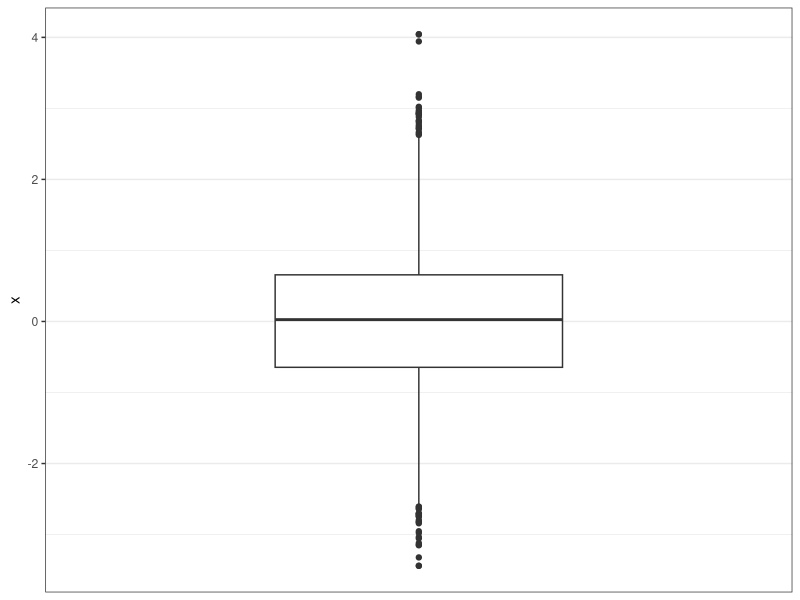
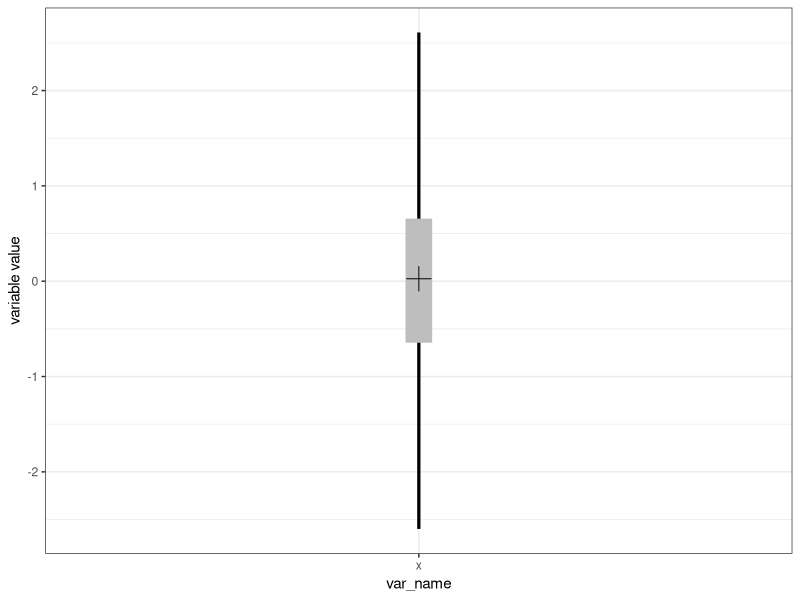
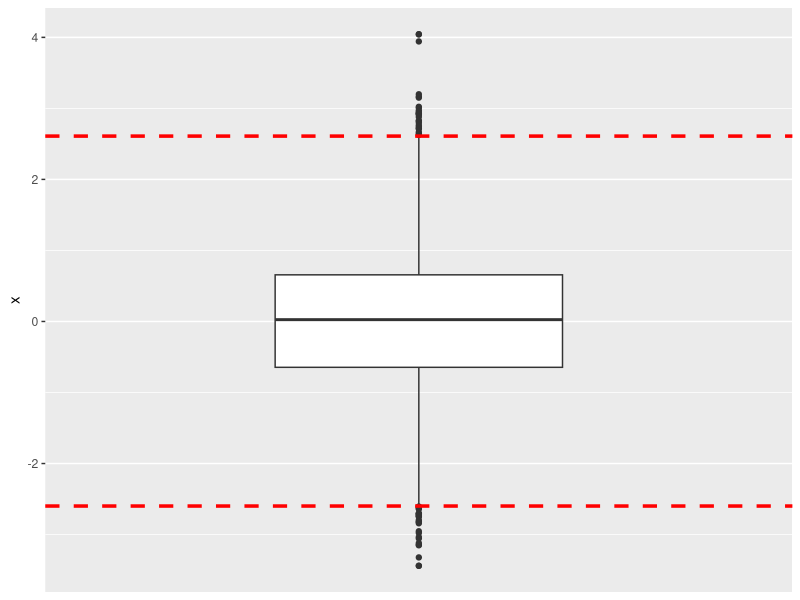
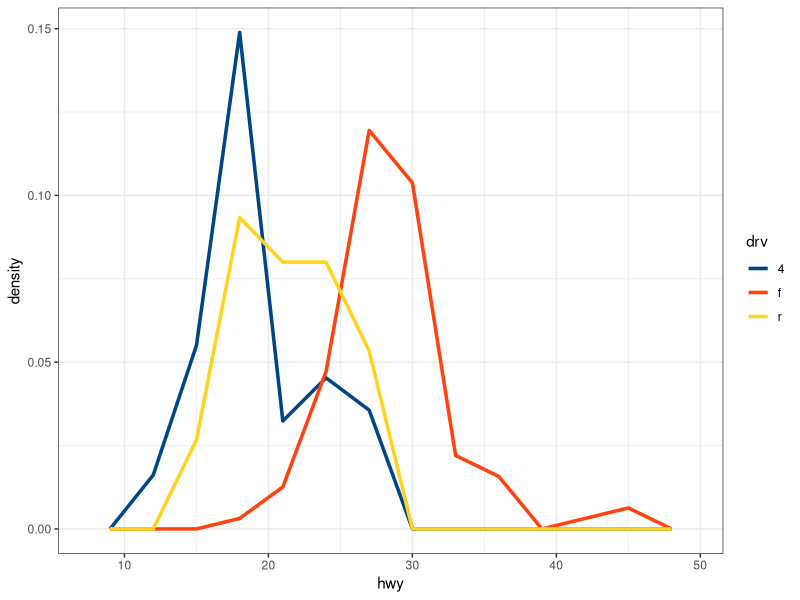
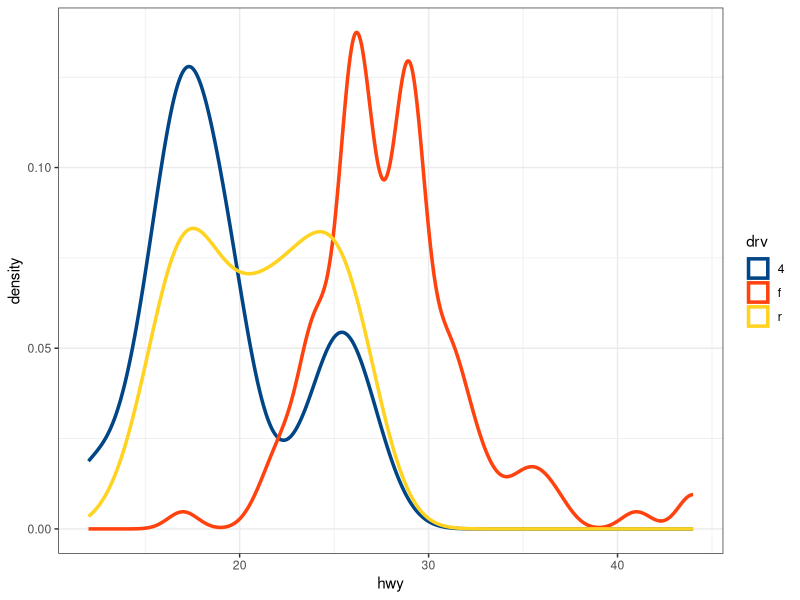
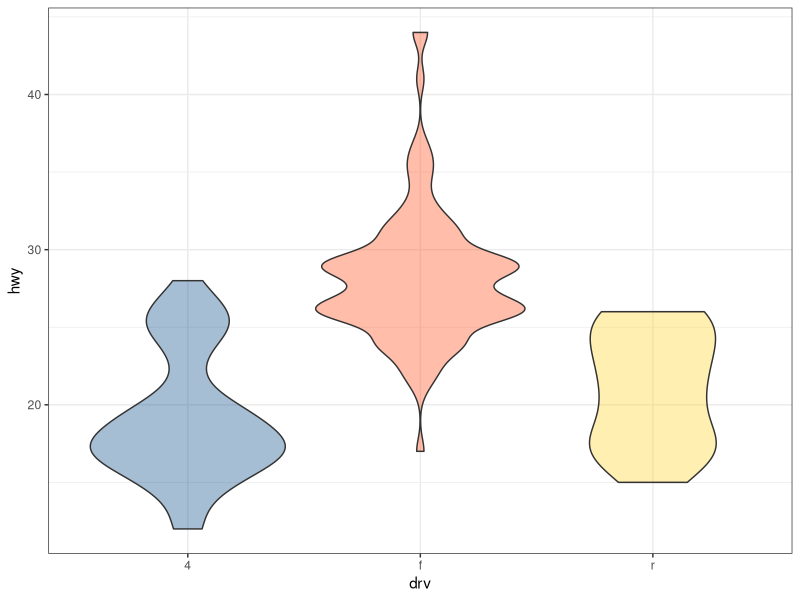
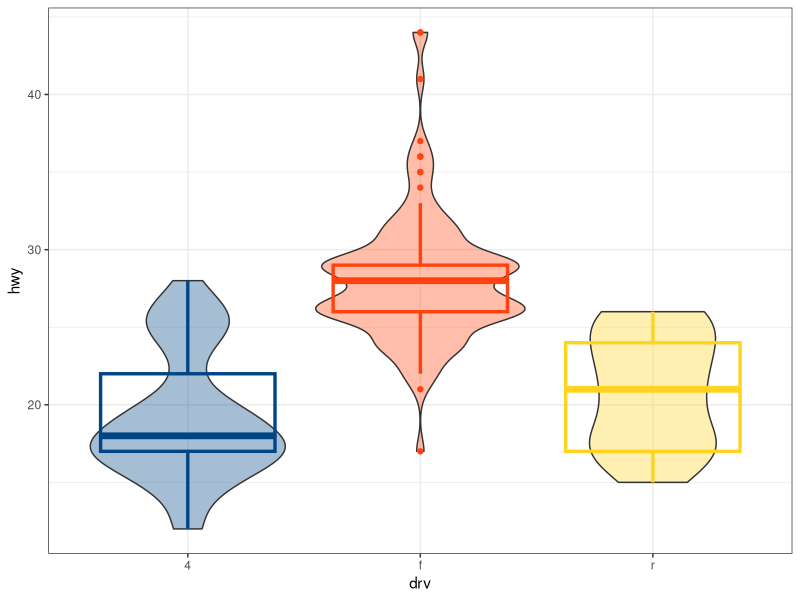
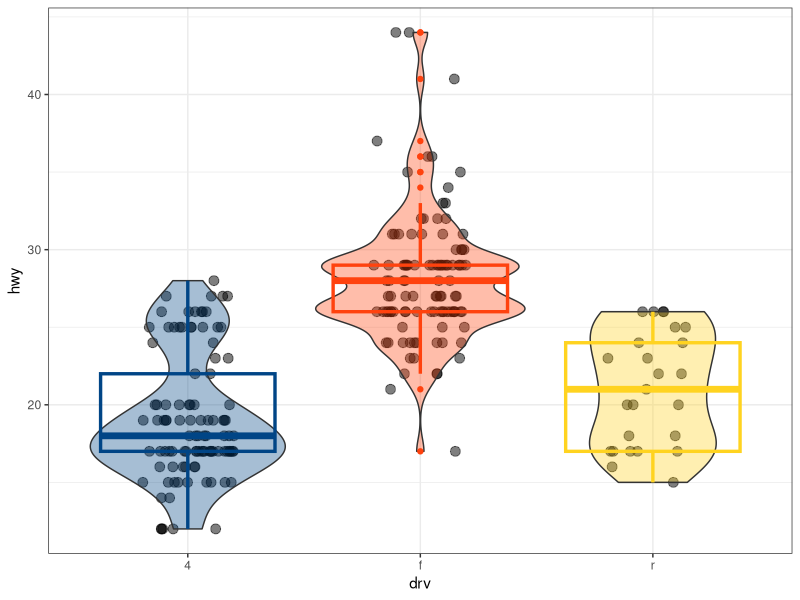

These figures' R source, in order:
## ---- chunk 1
knitr::opts_chunk$set(echo = TRUE)
## ---- chunk 2
library(tidyverse)
## ---- chunk 3
set.seed(2130)

x <- rnorm(n = 5000)

xdf <- tibble::tibble(x = x)

xdf %>% glimpse()
## ---- chunk 4
xdf %>% 
  ggplot(mapping = aes(y = x)) +
  geom_boxplot() +
  scale_x_discrete() +
  theme_bw()
## ---- chunk 5
xdf %>% 
  summarise(q25 = quantile(x, 0.25),
            q50 = median(x),
            q75 = quantile(x, 0.75)) %>% 
  mutate(whisker_low = q25 - 1.5 * (q75 - q25),
         whisker_high = q75 + 1.5 * (q75 - q25))
## ---- chunk 6
xdf %>% 
  summarise(q25 = quantile(x, 0.25),
            q50 = median(x),
            q75 = quantile(x, 0.75)) %>% 
  mutate(whisker_low = q25 - 1.5 * (q75 - q25),
         whisker_high = q75 + 1.5 * (q75 - q25)) %>% 
  mutate(var_name = 'x') %>% 
  ggplot(mapping = aes(x = var_name)) +
  geom_linerange(mapping = aes(ymin = whisker_low,
                               ymax = whisker_high),
                 color = 'black', size = 1.1) +
  geom_linerange(mapping = aes(ymin = q25, ymax = q75),
                 color = 'grey', size = 9) +
  geom_point(mapping = aes(y = q50),
             shape = 3, color = 'black', size = 5.5) +
  labs(y = "variable value") +
  theme_bw()
## ---- chunk 7
gauss_whisker_low <- xdf %>% 
  summarise(q25 = quantile(x, 0.25),
            q50 = median(x),
            q75 = quantile(x, 0.75)) %>% 
  mutate(whisker_low = q25 - 1.5 * (q75 - q25),
         whisker_high = q75 + 1.5 * (q75 - q25)) %>% 
  pull(whisker_low)

gauss_whisker_high <- xdf %>% 
  summarise(q25 = quantile(x, 0.25),
            q50 = median(x),
            q75 = quantile(x, 0.75)) %>% 
  mutate(whisker_low = q25 - 1.5 * (q75 - q25),
         whisker_high = q75 + 1.5 * (q75 - q25)) %>% 
  pull(whisker_high)

(gauss_whiskers <- c(gauss_whisker_low, gauss_whisker_high))
## ---- chunk 8
xdf %>% 
  ggplot(mapping = aes(y = x)) +
  geom_boxplot() +
  geom_hline(yintercept = gauss_whiskers,
             color = 'red', linetype = 'dashed', size = 1.2) +
  scale_x_discrete()
## ---- chunk 9
xdf %>% 
  mutate(xbins = cut(x,
                     breaks = c(min(x),
                                gauss_whisker_low,
                                gauss_whisker_high,
                                max(x)),
                     include.lowest = TRUE,
                     labels = c("low-outliers", "non-outliers", "high-outliers"))) %>% 
  count(xbins) %>% 
  mutate(percentage_value = 100 * (n / sum(n)))
## ---- chunk 10
mpg %>% glimpse()
## ---- chunk 11
mpg %>% 
  ggplot(mapping = aes(x = hwy)) +
  geom_freqpoly(mapping = aes(color = drv,
                              y = stat(density)),
                size = 1.2,
                binwidth = 3) +
  ggthemes::scale_color_calc() +
  theme_bw()
## ---- chunk 12
mpg %>% 
  ggplot(mapping = aes(x = hwy)) +
  geom_density(mapping = aes(color = drv),
               size = 1.2) +
  ggthemes::scale_color_calc() +
  theme_bw()
## ---- chunk 13
mpg %>% 
  ggplot(mapping = aes(x = drv, y = hwy)) +
  geom_violin(mapping = aes(fill = drv),
              alpha = 0.35) +
  ggthemes::scale_fill_calc(guide = FALSE) +
  theme_bw()
## ---- chunk 14
mpg %>% 
  ggplot(mapping = aes(x = drv, y = hwy)) +
  geom_violin(mapping = aes(fill = drv),
              alpha = 0.35) +
  geom_boxplot(mapping = aes(color = drv),
               size = 1.15,
               fill = NA) +
  ggthemes::scale_fill_calc(guide = FALSE) +
  ggthemes::scale_color_calc(guide = FALSE) +
  theme_bw()
## ---- chunk 15
mpg %>% 
  ggplot(mapping = aes(x = drv, y = hwy)) +
  geom_jitter(alpha = 0.5, size = 3, height = 0, width = 0.2) +
  geom_violin(mapping = aes(fill = drv),
              alpha = 0.35) +
  geom_boxplot(mapping = aes(color = drv),
               size = 1.15,
               fill = NA) +
  ggthemes::scale_fill_calc(guide = FALSE) +
  ggthemes::scale_color_calc(guide = FALSE) +
  theme_bw()
## ---- chunk 16
library(ggridges)
## ---- chunk 17
mpg %>% 
  ggplot(mapping = aes(x = hwy, y = drv)) +
  geom_density_ridges() +
  theme_bw()
## ---- chunk 18
mpg %>% 
  ggplot(mapping = aes(x = hwy, y = drv)) +
  geom_density_ridges() +
  theme_ridges()
## ---- chunk 19
mpg %>% 
  ggplot(mapping = aes(x = hwy, y = drv)) +
  geom_density_ridges(mapping = aes(fill = drv),
                      alpha = 0.35) +
  ggthemes::scale_fill_calc(guide = FALSE) +
  theme_ridges()
## ---- chunk 20
mpg %>% 
  ggplot(mapping = aes(x = hwy, y = drv)) +
  geom_density_ridges(mapping = aes(fill = drv),
                      alpha = 0.35,
                      scale = 0.75) +
  ggthemes::scale_fill_calc(guide = FALSE) +
  theme_ridges()
## ---- chunk 21
mpg %>% 
  ggplot(mapping = aes(x = hwy, y = drv)) +
  geom_density_ridges(mapping = aes(fill = drv),
                      alpha = 0.35,
                      bandwidth = 1.) +
  ggthemes::scale_fill_calc(guide = FALSE) +
  theme_ridges()
## ---- chunk 22
mpg %>% 
  ggplot(mapping = aes(x = hwy, y = drv)) +
  geom_density_ridges(mapping = aes(fill = drv),
                      alpha = 0.35,
                      bandwidth = 1.,
                      quantile_lines = TRUE) +
  ggthemes::scale_fill_calc(guide = FALSE) +
  theme_ridges()
## ---- chunk 23
mpg %>% 
  ggplot(mapping = aes(x = hwy, y = drv)) +
  stat_density_ridges(geom = "density_ridges_gradient",
                      mapping = aes(fill = factor(stat(quantile))),
                      calc_ecdf = TRUE,
                      quantiles = 4,
                      quantile_lines = TRUE,
                      bandwidth = 1.) +
  scale_fill_viridis_d("Quartiles") +
  theme_ridges()
## ---- chunk 24
mpg %>% 
  ggplot(mapping = aes(x = hwy, y = drv)) +
  geom_density_ridges(mapping = aes(fill = drv),
                      alpha = 0.35,
                      bandwidth = 1.,
                      quantile_lines = TRUE,
                      quantiles = c(0.1, 0.9)) +
  ggthemes::scale_fill_calc(guide = FALSE) +
  theme_ridges()
## ---- chunk 25
mpg %>% 
  ggplot(mapping = aes(x = hwy, y = drv)) +
  stat_density_ridges(geom = "density_ridges_gradient",
                      mapping = aes(fill = factor(stat(quantile))),
                      calc_ecdf = TRUE,
                      quantile_lines = TRUE,
                      quantiles = c(0.1, 0.9),
                      bandwidth = 1.) +
  scale_fill_manual("Probability",
                    values = c("darkred", "grey", "navyblue"),
                    labels = c("(0, 0.1]", "(0.1, 0.9]", "(0.9, 1]")) +
  theme_ridges()
## ---- chunk 26
mpg %>% 
  ggplot(mapping = aes(x = hwy, y = drv)) +
  geom_density_ridges(mapping = aes(fill = drv),
                      alpha = 0.35,
                      bandwidth = 1.,
                      quantile_lines = TRUE,
                      jittered_points = TRUE,
                      rel_min_height = 0.005) +
  ggthemes::scale_fill_calc(guide = FALSE) +
  theme_ridges()
## ---- chunk 27
mpg %>% 
  ggplot(mapping = aes(x = hwy, y = drv)) +
  geom_density_ridges(mapping = aes(fill = drv),
                      alpha = 0.35,
                      bandwidth = 1.,
                      quantile_lines = TRUE,
                      jittered_points = TRUE,
                      rel_min_height = 0.005,
                      position = 'raincloud') +
  ggthemes::scale_fill_calc(guide = FALSE) +
  theme_ridges()
## ---- chunk 28
mpg %>% 
  ggplot(mapping = aes(x = hwy, y = drv)) +
  geom_density_ridges(mapping = aes(fill = drv),
                      alpha = 0.35,
                      bandwidth = 1.,
                      quantile_lines = TRUE,
                      jittered_points = TRUE,
                      rel_min_height = 0.005,
                      position = position_points_jitter(width = 0.2, height = 0),
                      point_shape = "|", point_alpha = 0.3, point_size = 3) +
  ggthemes::scale_fill_calc(guide = FALSE) +
  theme_ridges()
## ---- chunk 29
lincoln_weather %>% glimpse()
## ---- chunk 30
lincoln_weather %>% 
  ggplot(mapping = aes(x = `Mean Temperature [F]`, y = Month)) +
  geom_density_ridges() +
  theme_ridges()
## ---- chunk 31
lincoln_weather %>% 
  ggplot(mapping = aes(x = `Mean Temperature [F]`, y = Month)) +
  geom_density_ridges(rel_min_height = 0.01) +
  theme_ridges()
## ---- chunk 32
lincoln_weather %>% 
  ggplot(mapping = aes(x = `Mean Temperature [F]`, y = Month)) +
  geom_density_ridges(rel_min_height = 0.01, scale=3) +
  theme_ridges()
## ---- chunk 33
lincoln_weather %>% 
  ggplot(mapping = aes(x = `Mean Temperature [F]`, y = Month)) +
  geom_density_ridges_gradient(rel_min_height = 0.01, scale=3,
                               mapping = aes(fill = stat(x))) +
  scale_fill_viridis_c("Temp [F]", option = 'plasma') +
  theme_ridges()
## ---- chunk 34
lincoln_weather %>% 
  ggplot(mapping = aes(x = `Mean Temperature [F]`, y = Month)) +
  geom_density_ridges(rel_min_height = 0.01, scale=3,
                      jittered_points = TRUE,
                      position = 'raincloud',
                      alpha = 0.5) +
  theme_ridges()
## ---- chunk 35
mpg %>% 
  ggplot(mapping = aes(x = drv, y = hwy)) +
  geom_jitter(alpha = 0.5, size = 3, height = 0, width = 0.2) +
  geom_violin(mapping = aes(fill = drv),
              alpha = 0.35) +
  geom_boxplot(mapping = aes(color = drv),
               size = 1.15,
               fill = NA) +
  ggthemes::scale_fill_calc(guide = FALSE) +
  ggthemes::scale_color_calc(guide = FALSE) +
  theme_bw()
## ---- chunk 36
mpg %>% 
  group_by(drv) %>% 
  summarise(avg_hwy = mean(hwy))
## ---- chunk 37
mpg %>% 
  ggplot(mapping = aes(x = drv, y = hwy)) +
  geom_jitter(alpha = 0.5, size = 3, height = 0, width = 0.2) +
  geom_violin(mapping = aes(fill = drv),
              alpha = 0.35) +
  geom_boxplot(mapping = aes(color = drv),
               size = 1.15,
               fill = NA) +
  # override the data argument
  geom_point(data = mpg %>% 
               group_by(drv) %>% 
               summarise(avg_hwy = mean(hwy)),
             mapping = aes(y = avg_hwy,
                           shape = drv),
             size = 7) +
  ggthemes::scale_fill_calc(guide = FALSE) +
  ggthemes::scale_color_calc(guide = FALSE) +
  scale_shape_discrete(guide = FALSE) +
  theme_bw()
## ---- chunk 38
mpg %>% 
  ggplot(mapping = aes(x = drv, y = hwy)) +
  geom_jitter(alpha = 0.5, size = 3, height = 0, width = 0.2) +
  geom_violin(mapping = aes(fill = drv),
              alpha = 0.35) +
  geom_boxplot(mapping = aes(color = drv),
               size = 1.15,
               fill = NA) +
  # summarize the data via stat_summary()
  stat_summary(geom = 'point',
               fun = 'mean',
               mapping = aes(shape = drv),
               size = 7) +
  ggthemes::scale_fill_calc(guide = FALSE) +
  ggthemes::scale_color_calc(guide = FALSE) +
  scale_shape_discrete(guide = FALSE) +
  theme_bw()
## ---- chunk 39
mpg %>% 
  ggplot(mapping = aes(x = drv, y = hwy)) +
  # geom_jitter(alpha = 0.5, size = 3, height = 0, width = 0.2) +
  geom_violin(mapping = aes(fill = drv),
              alpha = 0.35) +
  geom_boxplot(mapping = aes(color = drv),
               size = 1.15,
               fill = NA) +
  # summarize the data via stat_summary()
  stat_summary(geom = 'point',
               fun = 'mean',
               mapping = aes(shape = drv),
               size = 7) +
  ggthemes::scale_fill_calc(guide = FALSE) +
  ggthemes::scale_color_calc(guide = FALSE) +
  scale_shape_discrete(guide = FALSE) +
  theme_bw()
## ---- chunk 40
mpg %>% 
  group_by(drv) %>% 
  summarise(num_rows = n(),
            avg_hwy = mean(hwy),
            sd_hwy = sd(hwy)) %>% 
  ungroup() %>% 
  mutate(avg_hwy_se = sd_hwy / sqrt(num_rows)) %>% 
  mutate(avg_hwy_lwr = avg_hwy - 2 * avg_hwy_se,
         avg_hwy_upr = avg_hwy + 2 * avg_hwy_se) %>% 
  select(drv, avg_hwy_lwr, avg_hwy, avg_hwy_upr)
## ---- chunk 41
drv_group_summary <- mpg %>% 
  group_by(drv) %>% 
  summarise(num_rows = n(),
            avg_hwy = mean(hwy),
            sd_hwy = sd(hwy)) %>% 
  ungroup() %>% 
  mutate(avg_hwy_se = sd_hwy / sqrt(num_rows)) %>% 
  mutate(avg_hwy_lwr = avg_hwy - 2 * avg_hwy_se,
         avg_hwy_upr = avg_hwy + 2 * avg_hwy_se)
## ---- chunk 42
mpg %>% 
  ggplot(mapping = aes(x = drv, y = hwy)) +
  # geom_jitter(alpha = 0.5, size = 3, height = 0, width = 0.2) +
  geom_violin(mapping = aes(fill = drv),
              alpha = 0.35) +
  geom_boxplot(mapping = aes(color = drv),
               size = 1.15,
               fill = NA) +
  # manually override the data argument
  geom_pointrange(data = drv_group_summary,
                  mapping = aes(y = avg_hwy,
                                ymin = avg_hwy_lwr,
                                ymax = avg_hwy_upr,
                                shape = drv),
                  color = 'black') +
  ggthemes::scale_fill_calc(guide = FALSE) +
  ggthemes::scale_color_calc(guide = FALSE) +
  scale_shape_discrete(guide = FALSE) +
  theme_bw()
## ---- chunk 43
mpg %>% 
  ggplot(mapping = aes(x = drv, y = hwy)) +
  # geom_jitter(alpha = 0.5, size = 3, height = 0, width = 0.2) +
  geom_violin(mapping = aes(fill = drv),
              alpha = 0.35) +
  geom_boxplot(mapping = aes(color = drv),
               size = 1.15,
               fill = NA) +
  stat_summary(fun.data = 'mean_se',
               mapping = aes(shape = drv),
               fun.args = list(mult = 2)) +
  ggthemes::scale_fill_calc(guide = FALSE) +
  ggthemes::scale_color_calc(guide = FALSE) +
  scale_shape_discrete(guide = FALSE) +
  theme_bw()
## ---- chunk 44
my_quantile_0.1 <- function(x, p=0.1){quantile(x, p)}

my_quantile_0.25 <- function(x, p=0.25){quantile(x, p)}

my_quantile_0.75 <- function(x, p=0.75){quantile(x, p)}

my_quantile_0.9 <- function(x, p=0.9){quantile(x, p)}
## ---- chunk 45
mpg %>% 
  ggplot(mapping = aes(x = drv, y = hwy)) +
  geom_violin(mapping = aes(fill = drv), alpha = 0.25) +
  stat_summary(geom = 'linerange',
               fun.min = 'min', fun.max = 'max',
               mapping = aes(group = drv),
               color = 'grey30', size = 0.75) +
  stat_summary(geom = 'linerange',
               fun.min = my_quantile_0.1,
               fun.max = my_quantile_0.9,
               mapping = aes(group = drv,
                             color = drv),
               size = 2.5) +
  stat_summary(geom = 'linerange',
               fun.min = my_quantile_0.25,
               fun.max = my_quantile_0.75,
               mapping = aes(group = drv,
                             color = drv),
               size = 7.5) +
  stat_summary(fun.data = "mean_se",
               color = 'black',
               fun.args = list(mult = 2)) +
  ggthemes::scale_fill_calc(guide = FALSE) +
  ggthemes::scale_color_calc(guide = FALSE) +
  theme_bw()
## ---- chunk 46
mpg %>% 
  ggplot(mapping = aes(x = drv, y = hwy)) +
  geom_violin(mapping = aes(fill = drv), alpha = 0.25) +
  stat_summary(geom = 'linerange',
               fun.min = 'min', fun.max = 'max',
               mapping = aes(group = drv),
               color = 'grey30', size = 0.75) +
  stat_summary(geom = 'linerange',
               fun.min = function(x){quantile(x, 0.1)},
               fun.max = function(x){quantile(x, 0.9)},
               mapping = aes(group = drv,
                             color = drv),
               size = 2.5) +
  stat_summary(geom = 'linerange',
               fun.min = function(x){quantile(x, 0.25)},
               fun.max = function(x){quantile(x, 0.75)},
               mapping = aes(group = drv,
                             color = drv),
               size = 7.5) +
  stat_summary(fun.data = "mean_se",
               color = 'black',
               fun.args = list(mult = 2)) +
  ggthemes::scale_fill_calc(guide = FALSE) +
  ggthemes::scale_color_calc(guide = FALSE) +
  theme_bw()
## ---- chunk 47
mpg %>% 
  ggplot(mapping = aes(x = drv, y = hwy)) +
  stat_summary(fun.data = 'mean_se',
               mapping = aes(color = drv,
                             shape = drv),
               fun.args = list(mult = 2),
               size = 1.75) +
  ggthemes::scale_color_calc(guide = FALSE) +
  scale_shape_discrete(guide = FALSE) +
  theme_bw()
## ---- chunk 48
lincoln_weather %>% 
  ggplot(mapping = aes(x = Month, y = `Mean Temperature [F]`)) +
  stat_summary(fun.data = 'mean_se',
               fun.args = list(mult = 2)) +
  theme_bw()
## ---- chunk 49
lincoln_weather %>% 
  pull(Month) %>% 
  levels()
## ---- chunk 50
lincoln_weather %>% 
  mutate(Month = forcats::fct_rev(Month)) %>% 
  ggplot(mapping = aes(x = Month, y = `Mean Temperature [F]`)) +
  stat_summary(fun.data = 'mean_se',
               fun.args = list(mult = 2)) +
  theme_bw()
## ---- chunk 51
lincoln_weather %>% 
  # mutate(Month = forcats::fct_rev(Month)) %>% 
  ggplot(mapping = aes(x = Month, y = `Mean Temperature [F]`)) +
  stat_summary(fun.data = 'mean_se',
               fun.args = list(mult = 2)) +
  coord_flip() +
  theme_bw()
## ---- chunk 52
iris %>% glimpse()
## ---- chunk 53
iris %>% 
  ggplot(mapping = aes(x = Species, y = Sepal.Length)) +
  stat_summary(fun.data = 'mean_se',
               mapping = aes(color = Species),
               fun.args = list(mult = 2),
               size = 2) +
  ggthemes::scale_color_colorblind(guide = FALSE) +
  theme_bw()
## ---- chunk 54
iris %>% 
  select(starts_with("Sepal.")) %>% 
  cor()
## ---- chunk 55
iris %>% 
  select(Species, starts_with("Sepal.")) %>% 
  group_by(Species) %>% 
  group_modify( ~ as.data.frame(cor(.x)))
## ---- chunk 56
iris %>% 
  purrr::keep(is.numeric) %>% 
  cor()
## ---- chunk 57
data("Sonar", package = 'mlbench')
## ---- chunk 58
Sonar %>% dim()
## ---- chunk 59
Sonar %>% purrr::map_chr(class)
## ---- chunk 60
Sonar %>% 
  purrr::keep(is.numeric) %>% 
  cor() %>% 
  dim()
## ---- chunk 61
library(corrplot)
## ---- chunk 62
Sonar %>% 
  purrr::keep(is.numeric) %>% 
  cor() %>% 
  corrplot::corrplot()
## ---- chunk 63
Sonar %>% 
  purrr::keep(is.numeric) %>% 
  cor() %>% 
  corrplot::corrplot(method = 'square')
## ---- chunk 64
Sonar %>% 
  purrr::keep(is.numeric) %>% 
  cor() %>% 
  corrplot::corrplot(method = 'square', type = 'upper')
## ---- chunk 65
Sonar %>% 
  purrr::keep(is.numeric) %>% 
  cor() %>% 
  corrplot::corrplot(method = 'square', order = 'hclust')
## ---- chunk 66
Sonar %>% 
  purrr::keep(is.numeric) %>% 
  cor() %>% 
  corrplot::corrplot(method = 'square', order = 'hclust', hclust.method = 'ward.D2')
## ---- chunk 67
Sonar %>% 
  purrr::keep(is.numeric) %>% 
  cor() %>% 
  corrplot::corrplot(method = 'square', order = 'hclust', hclust.method = 'ward.D2',
                     addrect=8)
## ---- chunk 68
iris %>% 
  purrr::keep(is.numeric) %>% 
  cor() %>% 
  corrplot::corrplot.mixed()
